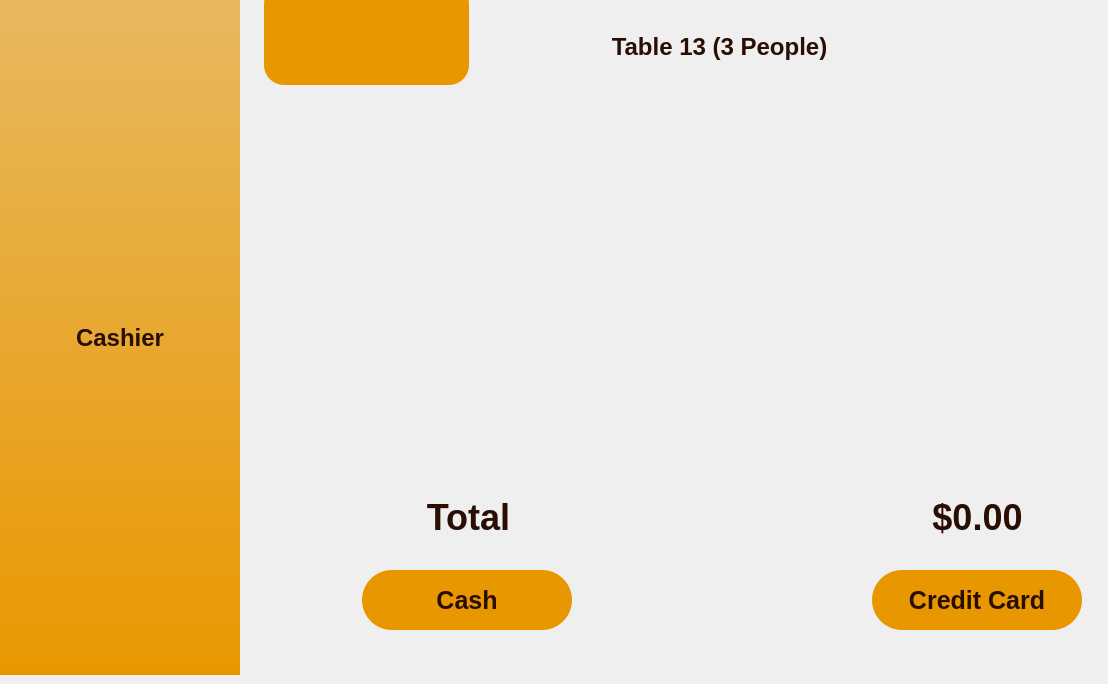
    <widget class="QWidget" name="Cashier_Page">
     <property name="styleSheet">
      <string notr="true">*{
	font: 24pt &quot;Segoe UI&quot;;

}

#Cashier_Page
{
	
	
	background-color: rgb(255, 255, 255);

}

QFrame
{

	border-radius:45px;
	background-color: rgb(255, 255, 255);

}

QLineEdit
{
	color: rgb(112, 112, 112);
	border:none;
	border-bottom:1px solid  rgb(112, 112, 112);
	background:transparent;

}

QLabel
{border: none; 
background-color: rgb(255, 255, 255,0);
font:24px;
font-weight:500;
color: rgb(41, 14, 4);}

QPushButton
{
	border-radius:35px;
	background-color: rgb(104, 78, 50);
	color: rgb(112, 112, 112); 
	color:#ffffff; 
	font: 18pt;
	font-weight:500;
}

QPushButton:hover
{
	border-radius:35px;
	background-color: rgb(234, 192, 144);
	color: rgb(112, 112, 112); 
	color:#ffffff; 
}
</string>
     </property>
     <widget class="QFrame" name="frame_4">
      <property name="geometry">
       <rect>
        <x>0</x>
        <y>0</y>
        <width>240</width>
        <height>675</height>
       </rect>
      </property>
      <property name="styleSheet">
       <string notr="true">QFrame
{

	background-color: qlineargradient(spread:pad, x1:0, y1:0, x2:0, y2:1, stop:0 rgba(197, 197, 197, 255), stop:1 rgba(136, 136, 136, 255));

	background-color: rgb(232, 151, 0);

	background-color: qlineargradient(spread:pad, x1:0, y1:0, x2:0, y2:1, stop:0 rgba(232, 184, 95, 255), stop:1 rgba(232, 151, 0, 255));
border-radius:0px;
}

QPushButton
{
background-color: rgb(240, 186, 88,0);
font-size: 20px;
height: 73px;
width: 1px;
border: none;
color: white; 
	color: rgb(41, 14, 4);

}</string>
      </property>
      <property name="frameShape">
       <enum>QFrame::StyledPanel</enum>
      </property>
      <property name="frameShadow">
       <enum>QFrame::Raised</enum>
      </property>
      <layout class="QVBoxLayout" name="verticalLayout_5">
       <item>
        <widget class="QLabel" name="Cashier_Page_label_name">
         <property name="styleSheet">
          <string notr="true">background-color: rgb(255, 255, 255,0);</string>
         </property>
         <property name="text">
          <string>Cashier</string>
         </property>
         <property name="alignment">
          <set>Qt::AlignCenter</set>
         </property>
        </widget>
       </item>
      </layout>
     </widget>
     <widget class="QPushButton" name="Cashier_Page_btn_cash">
      <property name="geometry">
       <rect>
        <x>362</x>
        <y>570</y>
        <width>210</width>
        <height>60</height>
       </rect>
      </property>
      <property name="styleSheet">
       <string notr="true">
QPushButton
{


	background-color: rgb(232, 151, 0);
	color: rgb(41, 14, 4);
border-radius: 30px;
border:none;
font:25px;
font-weight:500;

}
QPushButton:hover
{
	background-color: rgb(240, 186, 88);
	color: rgb(41, 14, 4);
border-radius: 30px;
border:none;
font:25px;
font-weight:500;
}

</string>
      </property>
      <property name="text">
       <string>Cash</string>
      </property>
      <property name="iconSize">
       <size>
        <width>42</width>
        <height>150</height>
       </size>
      </property>
     </widget>
     <widget class="QScrollArea" name="Cashier_scroll_area_2">
      <property name="geometry">
       <rect>
        <x>342</x>
        <y>94</y>
        <width>757</width>
        <height>400</height>
       </rect>
      </property>
      <property name="styleSheet">
       <string notr="true">background-color: rgb(255, 255, 255,0);</string>
      </property>
      <property name="widgetResizable">
       <bool>true</bool>
      </property>
      <widget class="QWidget" name="Cashier_food_ordered_content">
       <property name="geometry">
        <rect>
         <x>0</x>
         <y>0</y>
         <width>757</width>
         <height>400</height>
        </rect>
       </property>
       <layout class="QVBoxLayout" name="verticalLayout_13">
        <item>
         <layout class="QVBoxLayout" name="Cashier_Page_verticalLayout"/>
        </item>
       </layout>
      </widget>
     </widget>
     <widget class="QLabel" name="Cashier_Page_label_total_price">
      <property name="geometry">
       <rect>
        <x>890</x>
        <y>484</y>
        <width>175</width>
        <height>67</height>
       </rect>
      </property>
      <property name="styleSheet">
       <string notr="true">font:36px;
font-weight:500;</string>
      </property>
      <property name="text">
       <string>$0.00</string>
      </property>
      <property name="alignment">
       <set>Qt::AlignCenter</set>
      </property>
     </widget>
     <widget class="QPushButton" name="Cashier_Page_btn_back">
      <property name="geometry">
       <rect>
        <x>264</x>
        <y>-16</y>
        <width>205</width>
        <height>101</height>
       </rect>
      </property>
      <property name="styleSheet">
       <string notr="true">
QPushButton
{


	background-color: rgb(232, 151, 0);
	color: rgb(41, 14, 4);
border-radius: 20px;
border:none;
font:25px;

}
QPushButton:hover
{
	background-color: rgb(240, 186, 88);
color: white;
border-radius: 20px;
border:none;
font:25px;
}

</string>
      </property>
      <property name="text">
       <string/>
      </property>
      <property name="icon">
       <iconset resource="image.qrc">
        <normaloff>:/image/back.png</normaloff>:/image/back.png</iconset>
      </property>
      <property name="iconSize">
       <size>
        <width>42</width>
        <height>150</height>
       </size>
      </property>
     </widget>
     <widget class="QLabel" name="Cashier_Page_label_title">
      <property name="geometry">
       <rect>
        <x>572</x>
        <y>20</y>
        <width>295</width>
        <height>53</height>
       </rect>
      </property>
      <property name="text">
       <string>Table 13 (3 People)</string>
      </property>
      <property name="alignment">
       <set>Qt::AlignCenter</set>
      </property>
     </widget>
     <widget class="QLabel" name="Cashier_Page_label_total">
      <property name="geometry">
       <rect>
        <x>420</x>
        <y>484</y>
        <width>97</width>
        <height>67</height>
       </rect>
      </property>
      <property name="styleSheet">
       <string notr="true">font:36px;
font-weight:500;</string>
      </property>
      <property name="text">
       <string>Total</string>
      </property>
      <property name="alignment">
       <set>Qt::AlignCenter</set>
      </property>
     </widget>
     <widget class="QPushButton" name="Cashier_Page_btn_credit_card">
      <property name="geometry">
       <rect>
        <x>872</x>
        <y>570</y>
        <width>210</width>
        <height>60</height>
       </rect>
      </property>
      <property name="styleSheet">
       <string notr="true">
QPushButton
{


	background-color: rgb(232, 151, 0);
	color: rgb(41, 14, 4);
border-radius: 30px;
border:none;
font:25px;
font-weight:500;

}
QPushButton:hover
{
	background-color: rgb(240, 186, 88);
	color: rgb(41, 14, 4);
border-radius: 30px;
border:none;
font:25px;
font-weight:500;
}

</string>
      </property>
      <property name="text">
       <string>Credit Card</string>
      </property>
      <property name="iconSize">
       <size>
        <width>42</width>
        <height>150</height>
       </size>
      </property>
     </widget>
    </widget>
